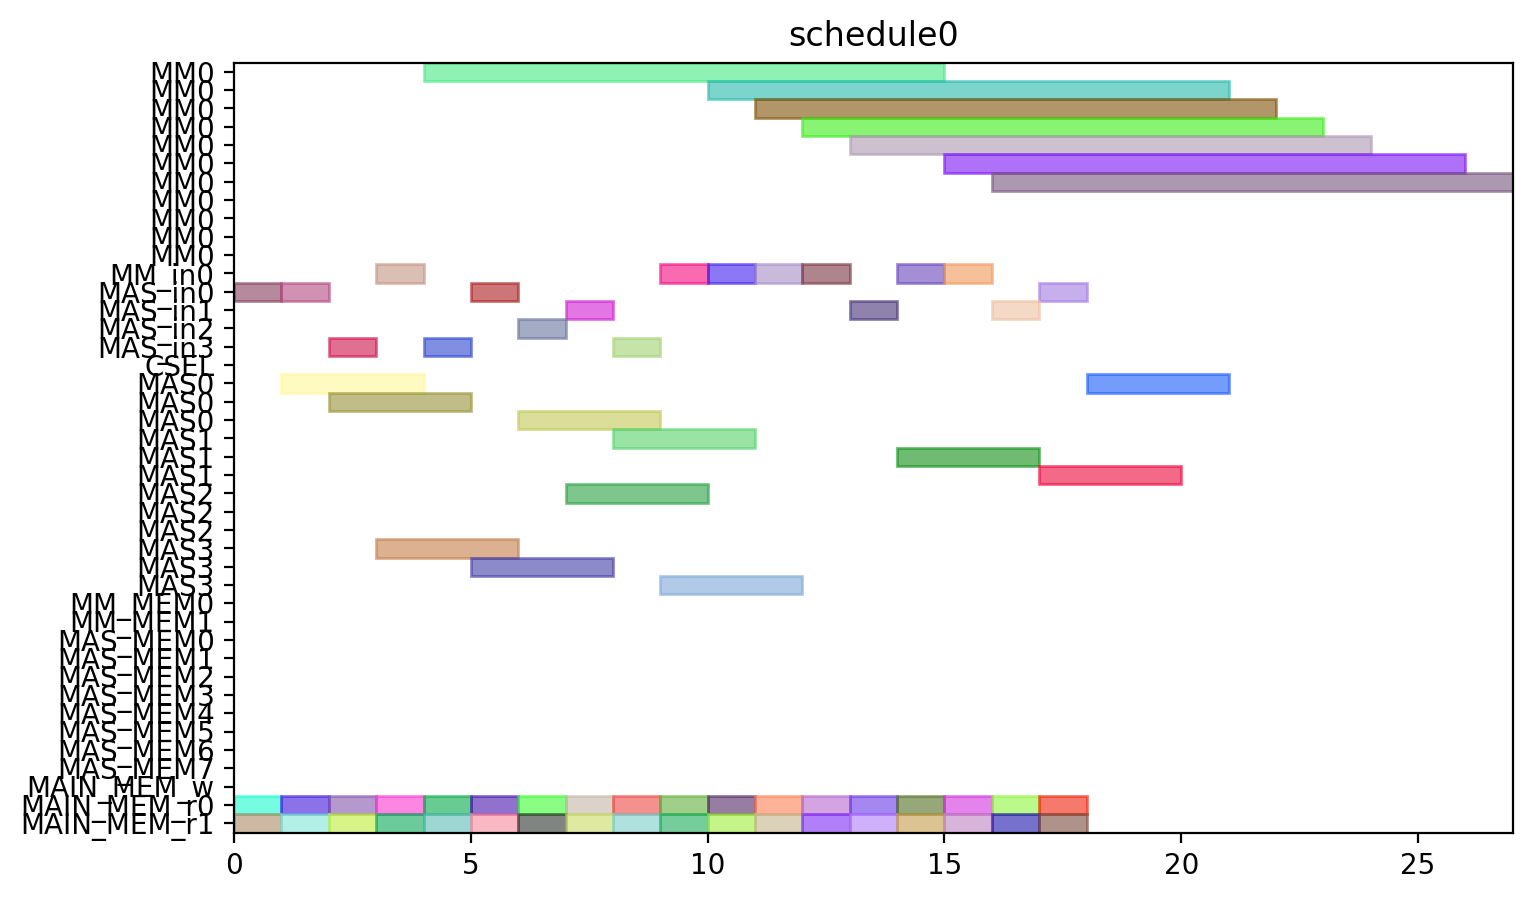

Recreate this plot in Python.
from pyschedule import Scenario, solvers, plotters, alt


def solve():
	horizon = 120
	S = Scenario("schedule0", horizon=horizon)

	# resource
	MM = S.Resources('MM', num=1, size=11)
	MM_in = S.Resources('MM_in', num=1)
	MAS_in = S.Resources('MAS_in', num=4)
	CSEL = S.Resource('CSEL')
	MAS = S.Resources('MAS', num=4, size=3, periods=range(1, horizon))
	MM_MEM = S.Resources('MM_MEM', num=2)
	MAS_MEM = S.Resources('MAS_MEM', num=8)
	MAIN_MEM_w = S.Resource('MAIN_MEM_w', size=1)
	MAIN_MEM_r = S.Resources('MAIN_MEM_r', num=2)

	# result of previous scheduling

	# new tasks
	t0_t0 = S.Task('t0_t0', length=3, delay_cost=1)
	t0_t0 += alt(MAS)
	t0_t0_in = S.Task('t0_t0_in', length=1, delay_cost=1)
	t0_t0_in += alt(MAS_in)
	S += t0_t0_in*MAS_in[0]<=t0_t0*MAS[0]

	S += t0_t0_in*MAS_in[1]<=t0_t0*MAS[1]

	S += t0_t0_in*MAS_in[2]<=t0_t0*MAS[2]

	S += t0_t0_in*MAS_in[3]<=t0_t0*MAS[3]

	t0_t0_mem0 = S.Task('t0_t0_mem0', length=1, delay_cost=1)
	t0_t0_mem0 += MAIN_MEM_r[0]
	S += t0_t0_mem0 <= t0_t0

	t0_t0_mem1 = S.Task('t0_t0_mem1', length=1, delay_cost=1)
	t0_t0_mem1 += MAIN_MEM_r[1]
	S += t0_t0_mem1 <= t0_t0

	t0_t1 = S.Task('t0_t1', length=3, delay_cost=1)
	t0_t1 += alt(MAS)
	t0_t1_in = S.Task('t0_t1_in', length=1, delay_cost=1)
	t0_t1_in += alt(MAS_in)
	S += t0_t1_in*MAS_in[0]<=t0_t1*MAS[0]

	S += t0_t1_in*MAS_in[1]<=t0_t1*MAS[1]

	S += t0_t1_in*MAS_in[2]<=t0_t1*MAS[2]

	S += t0_t1_in*MAS_in[3]<=t0_t1*MAS[3]

	t0_t1_mem0 = S.Task('t0_t1_mem0', length=1, delay_cost=1)
	t0_t1_mem0 += MAIN_MEM_r[0]
	S += t0_t1_mem0 <= t0_t1

	t0_t1_mem1 = S.Task('t0_t1_mem1', length=1, delay_cost=1)
	t0_t1_mem1 += MAIN_MEM_r[1]
	S += t0_t1_mem1 <= t0_t1

	t0_t3 = S.Task('t0_t3', length=11, delay_cost=1)
	t0_t3 += alt(MM)
	t0_t3_in = S.Task('t0_t3_in', length=1, delay_cost=1)
	t0_t3_in += alt(MM_in)
	S += t0_t3_in*MM_in[0]<=t0_t3*MM[0]
	t0_t3_mem0 = S.Task('t0_t3_mem0', length=1, delay_cost=1)
	t0_t3_mem0 += MAIN_MEM_r[0]
	S += t0_t3_mem0 <= t0_t3

	t0_t3_mem1 = S.Task('t0_t3_mem1', length=1, delay_cost=1)
	t0_t3_mem1 += MAIN_MEM_r[1]
	S += t0_t3_mem1 <= t0_t3

	t1_t0 = S.Task('t1_t0', length=3, delay_cost=1)
	t1_t0 += alt(MAS)
	t1_t0_in = S.Task('t1_t0_in', length=1, delay_cost=1)
	t1_t0_in += alt(MAS_in)
	S += t1_t0_in*MAS_in[0]<=t1_t0*MAS[0]

	S += t1_t0_in*MAS_in[1]<=t1_t0*MAS[1]

	S += t1_t0_in*MAS_in[2]<=t1_t0*MAS[2]

	S += t1_t0_in*MAS_in[3]<=t1_t0*MAS[3]

	t1_t0_mem0 = S.Task('t1_t0_mem0', length=1, delay_cost=1)
	t1_t0_mem0 += MAIN_MEM_r[0]
	S += t1_t0_mem0 <= t1_t0

	t1_t0_mem1 = S.Task('t1_t0_mem1', length=1, delay_cost=1)
	t1_t0_mem1 += MAIN_MEM_r[1]
	S += t1_t0_mem1 <= t1_t0

	t1_t1 = S.Task('t1_t1', length=3, delay_cost=1)
	t1_t1 += alt(MAS)
	t1_t1_in = S.Task('t1_t1_in', length=1, delay_cost=1)
	t1_t1_in += alt(MAS_in)
	S += t1_t1_in*MAS_in[0]<=t1_t1*MAS[0]

	S += t1_t1_in*MAS_in[1]<=t1_t1*MAS[1]

	S += t1_t1_in*MAS_in[2]<=t1_t1*MAS[2]

	S += t1_t1_in*MAS_in[3]<=t1_t1*MAS[3]

	t1_t1_mem0 = S.Task('t1_t1_mem0', length=1, delay_cost=1)
	t1_t1_mem0 += MAIN_MEM_r[0]
	S += t1_t1_mem0 <= t1_t1

	t1_t1_mem1 = S.Task('t1_t1_mem1', length=1, delay_cost=1)
	t1_t1_mem1 += MAIN_MEM_r[1]
	S += t1_t1_mem1 <= t1_t1

	t1_t3 = S.Task('t1_t3', length=11, delay_cost=1)
	t1_t3 += alt(MM)
	t1_t3_in = S.Task('t1_t3_in', length=1, delay_cost=1)
	t1_t3_in += alt(MM_in)
	S += t1_t3_in*MM_in[0]<=t1_t3*MM[0]
	t1_t3_mem0 = S.Task('t1_t3_mem0', length=1, delay_cost=1)
	t1_t3_mem0 += MAIN_MEM_r[0]
	S += t1_t3_mem0 <= t1_t3

	t1_t3_mem1 = S.Task('t1_t3_mem1', length=1, delay_cost=1)
	t1_t3_mem1 += MAIN_MEM_r[1]
	S += t1_t3_mem1 <= t1_t3

	t2_t2 = S.Task('t2_t2', length=3, delay_cost=1)
	t2_t2 += alt(MAS)
	t2_t2_in = S.Task('t2_t2_in', length=1, delay_cost=1)
	t2_t2_in += alt(MAS_in)
	S += t2_t2_in*MAS_in[0]<=t2_t2*MAS[0]

	S += t2_t2_in*MAS_in[1]<=t2_t2*MAS[1]

	S += t2_t2_in*MAS_in[2]<=t2_t2*MAS[2]

	S += t2_t2_in*MAS_in[3]<=t2_t2*MAS[3]

	t2_t2_mem0 = S.Task('t2_t2_mem0', length=1, delay_cost=1)
	t2_t2_mem0 += MAIN_MEM_r[0]
	S += t2_t2_mem0 <= t2_t2

	t2_t2_mem1 = S.Task('t2_t2_mem1', length=1, delay_cost=1)
	t2_t2_mem1 += MAIN_MEM_r[1]
	S += t2_t2_mem1 <= t2_t2

	t5_t0 = S.Task('t5_t0', length=11, delay_cost=1)
	t5_t0 += alt(MM)
	t5_t0_in = S.Task('t5_t0_in', length=1, delay_cost=1)
	t5_t0_in += alt(MM_in)
	S += t5_t0_in*MM_in[0]<=t5_t0*MM[0]
	t5_t0_mem0 = S.Task('t5_t0_mem0', length=1, delay_cost=1)
	t5_t0_mem0 += MAIN_MEM_r[0]
	S += t5_t0_mem0 <= t5_t0

	t5_t0_mem1 = S.Task('t5_t0_mem1', length=1, delay_cost=1)
	t5_t0_mem1 += MAIN_MEM_r[1]
	S += t5_t0_mem1 <= t5_t0

	t5_t1 = S.Task('t5_t1', length=11, delay_cost=1)
	t5_t1 += alt(MM)
	t5_t1_in = S.Task('t5_t1_in', length=1, delay_cost=1)
	t5_t1_in += alt(MM_in)
	S += t5_t1_in*MM_in[0]<=t5_t1*MM[0]
	t5_t1_mem0 = S.Task('t5_t1_mem0', length=1, delay_cost=1)
	t5_t1_mem0 += MAIN_MEM_r[0]
	S += t5_t1_mem0 <= t5_t1

	t5_t1_mem1 = S.Task('t5_t1_mem1', length=1, delay_cost=1)
	t5_t1_mem1 += MAIN_MEM_r[1]
	S += t5_t1_mem1 <= t5_t1

	t5_t2 = S.Task('t5_t2', length=3, delay_cost=1)
	t5_t2 += alt(MAS)
	t5_t2_in = S.Task('t5_t2_in', length=1, delay_cost=1)
	t5_t2_in += alt(MAS_in)
	S += t5_t2_in*MAS_in[0]<=t5_t2*MAS[0]

	S += t5_t2_in*MAS_in[1]<=t5_t2*MAS[1]

	S += t5_t2_in*MAS_in[2]<=t5_t2*MAS[2]

	S += t5_t2_in*MAS_in[3]<=t5_t2*MAS[3]

	t5_t2_mem0 = S.Task('t5_t2_mem0', length=1, delay_cost=1)
	t5_t2_mem0 += MAIN_MEM_r[0]
	S += t5_t2_mem0 <= t5_t2

	t5_t2_mem1 = S.Task('t5_t2_mem1', length=1, delay_cost=1)
	t5_t2_mem1 += MAIN_MEM_r[1]
	S += t5_t2_mem1 <= t5_t2

	t5_t3 = S.Task('t5_t3', length=3, delay_cost=1)
	t5_t3 += alt(MAS)
	t5_t3_in = S.Task('t5_t3_in', length=1, delay_cost=1)
	t5_t3_in += alt(MAS_in)
	S += t5_t3_in*MAS_in[0]<=t5_t3*MAS[0]

	S += t5_t3_in*MAS_in[1]<=t5_t3*MAS[1]

	S += t5_t3_in*MAS_in[2]<=t5_t3*MAS[2]

	S += t5_t3_in*MAS_in[3]<=t5_t3*MAS[3]

	t5_t3_mem0 = S.Task('t5_t3_mem0', length=1, delay_cost=1)
	t5_t3_mem0 += MAIN_MEM_r[0]
	S += t5_t3_mem0 <= t5_t3

	t5_t3_mem1 = S.Task('t5_t3_mem1', length=1, delay_cost=1)
	t5_t3_mem1 += MAIN_MEM_r[1]
	S += t5_t3_mem1 <= t5_t3

	t7_t0 = S.Task('t7_t0', length=3, delay_cost=1)
	t7_t0 += alt(MAS)
	t7_t0_in = S.Task('t7_t0_in', length=1, delay_cost=1)
	t7_t0_in += alt(MAS_in)
	S += t7_t0_in*MAS_in[0]<=t7_t0*MAS[0]

	S += t7_t0_in*MAS_in[1]<=t7_t0*MAS[1]

	S += t7_t0_in*MAS_in[2]<=t7_t0*MAS[2]

	S += t7_t0_in*MAS_in[3]<=t7_t0*MAS[3]

	t7_t0_mem0 = S.Task('t7_t0_mem0', length=1, delay_cost=1)
	t7_t0_mem0 += MAIN_MEM_r[0]
	S += t7_t0_mem0 <= t7_t0

	t7_t0_mem1 = S.Task('t7_t0_mem1', length=1, delay_cost=1)
	t7_t0_mem1 += MAIN_MEM_r[1]
	S += t7_t0_mem1 <= t7_t0

	t7_t1 = S.Task('t7_t1', length=3, delay_cost=1)
	t7_t1 += alt(MAS)
	t7_t1_in = S.Task('t7_t1_in', length=1, delay_cost=1)
	t7_t1_in += alt(MAS_in)
	S += t7_t1_in*MAS_in[0]<=t7_t1*MAS[0]

	S += t7_t1_in*MAS_in[1]<=t7_t1*MAS[1]

	S += t7_t1_in*MAS_in[2]<=t7_t1*MAS[2]

	S += t7_t1_in*MAS_in[3]<=t7_t1*MAS[3]

	t7_t1_mem0 = S.Task('t7_t1_mem0', length=1, delay_cost=1)
	t7_t1_mem0 += MAIN_MEM_r[0]
	S += t7_t1_mem0 <= t7_t1

	t7_t1_mem1 = S.Task('t7_t1_mem1', length=1, delay_cost=1)
	t7_t1_mem1 += MAIN_MEM_r[1]
	S += t7_t1_mem1 <= t7_t1

	t7_t3 = S.Task('t7_t3', length=11, delay_cost=1)
	t7_t3 += alt(MM)
	t7_t3_in = S.Task('t7_t3_in', length=1, delay_cost=1)
	t7_t3_in += alt(MM_in)
	S += t7_t3_in*MM_in[0]<=t7_t3*MM[0]
	t7_t3_mem0 = S.Task('t7_t3_mem0', length=1, delay_cost=1)
	t7_t3_mem0 += MAIN_MEM_r[0]
	S += t7_t3_mem0 <= t7_t3

	t7_t3_mem1 = S.Task('t7_t3_mem1', length=1, delay_cost=1)
	t7_t3_mem1 += MAIN_MEM_r[1]
	S += t7_t3_mem1 <= t7_t3

	t10_t0 = S.Task('t10_t0', length=11, delay_cost=1)
	t10_t0 += alt(MM)
	t10_t0_in = S.Task('t10_t0_in', length=1, delay_cost=1)
	t10_t0_in += alt(MM_in)
	S += t10_t0_in*MM_in[0]<=t10_t0*MM[0]
	t10_t0_mem0 = S.Task('t10_t0_mem0', length=1, delay_cost=1)
	t10_t0_mem0 += MAIN_MEM_r[0]
	S += t10_t0_mem0 <= t10_t0

	t10_t0_mem1 = S.Task('t10_t0_mem1', length=1, delay_cost=1)
	t10_t0_mem1 += MAIN_MEM_r[1]
	S += t10_t0_mem1 <= t10_t0

	t10_t1 = S.Task('t10_t1', length=11, delay_cost=1)
	t10_t1 += alt(MM)
	t10_t1_in = S.Task('t10_t1_in', length=1, delay_cost=1)
	t10_t1_in += alt(MM_in)
	S += t10_t1_in*MM_in[0]<=t10_t1*MM[0]
	t10_t1_mem0 = S.Task('t10_t1_mem0', length=1, delay_cost=1)
	t10_t1_mem0 += MAIN_MEM_r[0]
	S += t10_t1_mem0 <= t10_t1

	t10_t1_mem1 = S.Task('t10_t1_mem1', length=1, delay_cost=1)
	t10_t1_mem1 += MAIN_MEM_r[1]
	S += t10_t1_mem1 <= t10_t1

	t10_t2 = S.Task('t10_t2', length=3, delay_cost=1)
	t10_t2 += alt(MAS)
	t10_t2_in = S.Task('t10_t2_in', length=1, delay_cost=1)
	t10_t2_in += alt(MAS_in)
	S += t10_t2_in*MAS_in[0]<=t10_t2*MAS[0]

	S += t10_t2_in*MAS_in[1]<=t10_t2*MAS[1]

	S += t10_t2_in*MAS_in[2]<=t10_t2*MAS[2]

	S += t10_t2_in*MAS_in[3]<=t10_t2*MAS[3]

	t10_t2_mem0 = S.Task('t10_t2_mem0', length=1, delay_cost=1)
	t10_t2_mem0 += MAIN_MEM_r[0]
	S += t10_t2_mem0 <= t10_t2

	t10_t2_mem1 = S.Task('t10_t2_mem1', length=1, delay_cost=1)
	t10_t2_mem1 += MAIN_MEM_r[1]
	S += t10_t2_mem1 <= t10_t2

	t10_t3 = S.Task('t10_t3', length=3, delay_cost=1)
	t10_t3 += alt(MAS)
	t10_t3_in = S.Task('t10_t3_in', length=1, delay_cost=1)
	t10_t3_in += alt(MAS_in)
	S += t10_t3_in*MAS_in[0]<=t10_t3*MAS[0]

	S += t10_t3_in*MAS_in[1]<=t10_t3*MAS[1]

	S += t10_t3_in*MAS_in[2]<=t10_t3*MAS[2]

	S += t10_t3_in*MAS_in[3]<=t10_t3*MAS[3]

	t10_t3_mem0 = S.Task('t10_t3_mem0', length=1, delay_cost=1)
	t10_t3_mem0 += MAIN_MEM_r[0]
	S += t10_t3_mem0 <= t10_t3

	t10_t3_mem1 = S.Task('t10_t3_mem1', length=1, delay_cost=1)
	t10_t3_mem1 += MAIN_MEM_r[1]
	S += t10_t3_mem1 <= t10_t3

	solvers.mip.solve(S,msg=1,kind='CPLEX',ratio_gap=1.01)

	solution = [['hoge']*len(S.solution()[1]) for i in range(len(S.solution()))]
	for i in range(len(S.solution())):
		for j in range(len(S.solution()[i])):
			solution[i][j]=str(S.solution()[i][j])
	print(solution)

	cycles = int(solution[-1][3])

	pic_file_name = "/home/mfukuda/ABE/multiRAM_multiMAS_16mux/scheduling_result/stage11MM1_stage3MAS4/EP2_DBL_w_EVAL/schedule0.png"
	if(S.solution() != []):
		plotters.matplotlib.plot(S,img_filename=pic_file_name, show_task_labels=False, fig_size=(cycles*0.25+3, 5))

	return solution
